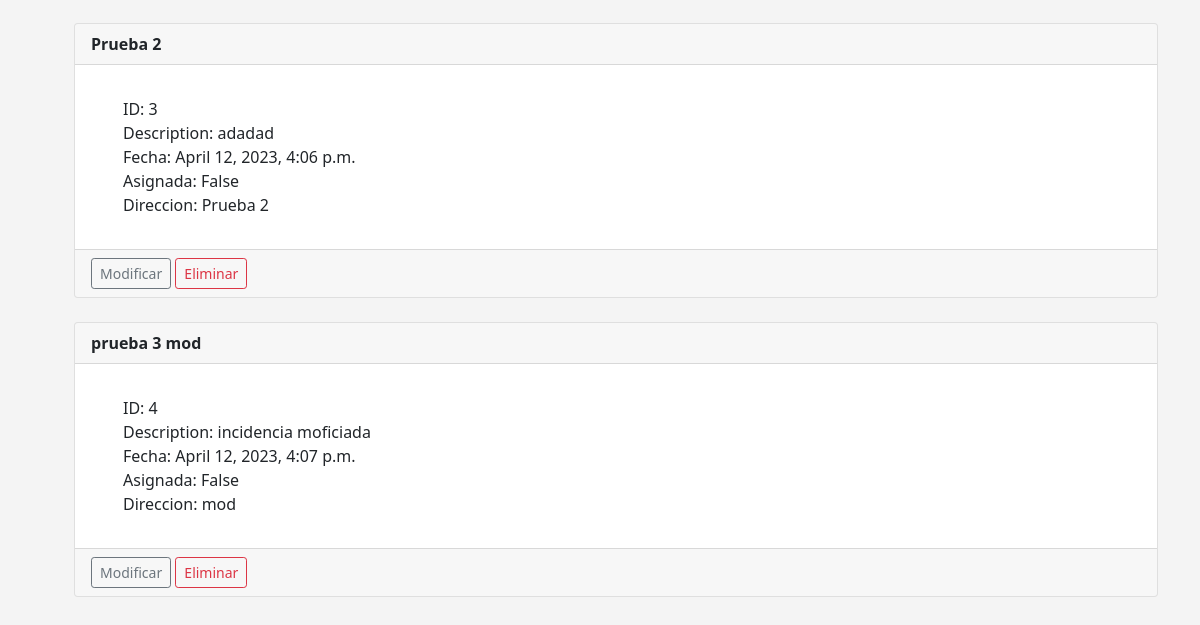
The page /incidencias (signed in, lower part) on the database as committed earlier.
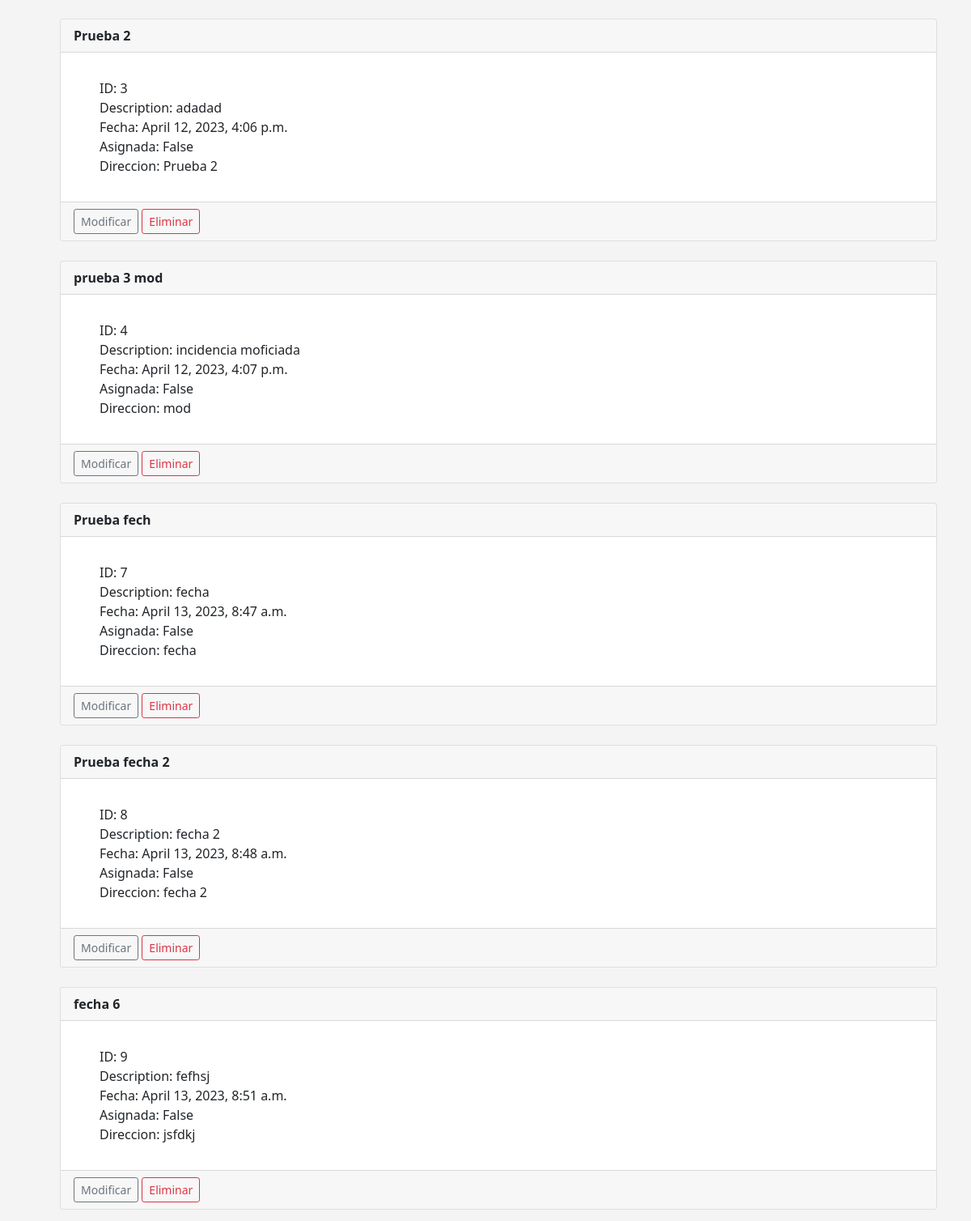
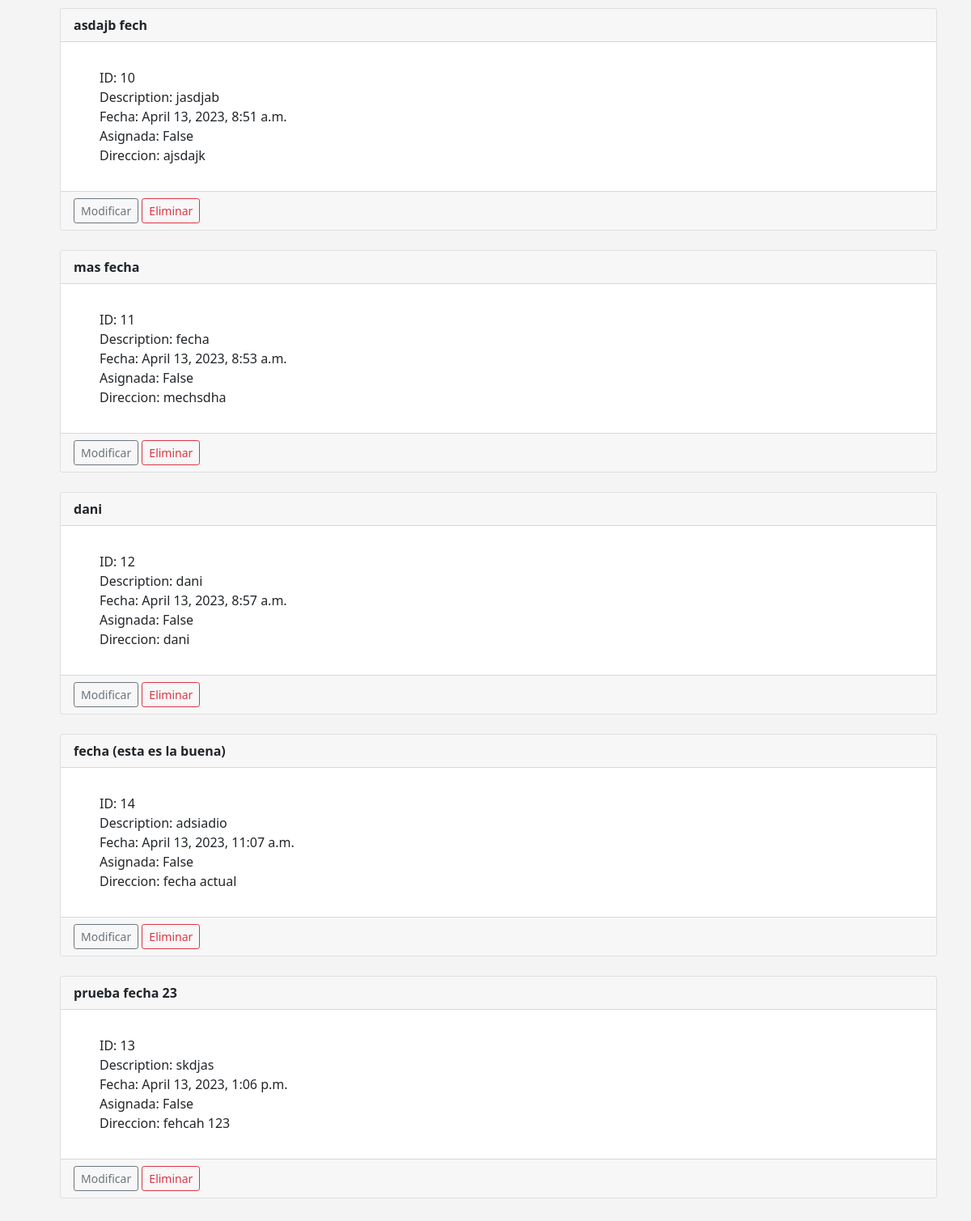
The same page on the database as committed later (2 pictures, top to bottom).
### app/models.py (models this page shows)
class Incidencia(models.Model):
    titulo_incidencia = models.CharField(max_length=255, null=True)
    desc_incidencia = models.TextField()
    fecha = models.DateTimeField(null=True, editable=True)
    asignada = models.BooleanField(default=False)
    direccion = models.CharField(max_length=255, null=True)
    cliente_id = models.ForeignKey(
        Usuario,
        related_name="incidencias",
        on_delete=models.CASCADE
   )

### app/views.py (the view)
# urls.py: path('incidencias', views.all_incidencias, name="mostrar-incidencias"),
def all_incidencias(request):
    incidencia_list = Incidencia.objects.all().order_by('fecha')
    template = loader.get_template('app/mostrar_incidencias.html')
    context = {
        'incidencia_list': incidencia_list
    }
    return HttpResponse(template.render(context, request))

### app/templates/app/mostrar_incidencias.html (shortened to what this page needs)
{% extends 'app/base.html' %}
{% block content %}
    {% if user.is_authenticated %}
    <br>
    <ul>
        {% for incidencia in incidencia_list %}
            {% if user == incidencia.cliente_id  %}
                <div class="card">
                    <div class="card-header">
                    <strong>{{ incidencia.titulo_incidencia }}</strong>
                    </div>
                    <div class="card-body">
                    <p class="card-text">
                        <ul>
                            <li>ID: {{ incidencia.id }}</li>
                            <li>Description: {{ incidencia.desc_incidencia }}</li>
                            <li>Fecha: {{ incidencia.fecha }}</li>
                            <li>Asignada: {{ incidencia.asignada }}</li>
                            <li>Direccion: {{ incidencia.direccion }}</li>
                        </ul>
                    </p>
                    </div>
                    <div class="card-footer">
                        {% if incidencia.asignada %}
                            <a class="btn btn-secondary btn-sm" title="No se puede modificar una incidencia asignada" disabled> Modificar </a>
                        {% else %}
                            <a href={% url 'app:update-incidencia' incidencia.id %} class="btn btn-outline-secondary btn-sm"> Modificar </a>
                        {% endif %}
                        <a href={% url 'app:delete-incidencia' incidencia.id %} class="btn btn-outline-danger btn-sm"> Eliminar </a>
                    </div>
                </div>
                <br>
            {% endif %}
        {% endfor %}
    {% endif %}
{% endblock %}

### app/templates/app/base.html (shortened to what this page needs)
{% load static %}
<!doctype html>
<html lang="en">
  <head>
    <link href="https://cdn.jsdelivr.net/npm/bootstrap@5.0.2/dist/css/bootstrap.min.css" rel="stylesheet">
  </head>
  <body>
    <br>
    <div class="container">
      {% block content %}
      {% endblock %}
    </div>
  </body>
</html>

### app/templates/app/base.html (style rules this page uses)
body { background: #f4f4f4 }

### app/templates/app/mostrar_incidencias.html (style rules this page uses)
ul li { list-style-type: none; }

Rows that differ between the two databases and show on the page:
added Incidencia: titulo_incidencia "Prueba fech", id "7", desc_incidencia "fecha", fecha "April 13, 2023, 8:47 a.m.", asignada "False", direccion "fecha", shows "Modificar"
added Incidencia: titulo_incidencia "Prueba fecha 2", id "8", desc_incidencia "fecha 2", fecha "April 13, 2023, 8:48 a.m.", asignada "False", direccion "fecha 2", shows "Modificar"
added Incidencia: titulo_incidencia "fecha 6", id "9", desc_incidencia "fefhsj", fecha "April 13, 2023, 8:51 a.m.", asignada "False", direccion "jsfdkj", shows "Modificar"
added Incidencia: titulo_incidencia "asdajb fech", id "10", desc_incidencia "jasdjab", fecha "April 13, 2023, 8:51 a.m.", asignada "False", direccion "ajsdajk", shows "Modificar"
added Incidencia: titulo_incidencia "mas fecha", id "11", desc_incidencia "fecha", fecha "April 13, 2023, 8:53 a.m.", asignada "False", direccion "mechsdha", shows "Modificar"
added Incidencia: titulo_incidencia "dani", id "12", desc_incidencia "dani", fecha "April 13, 2023, 8:57 a.m.", asignada "False", direccion "dani", shows "Modificar"
added Incidencia: titulo_incidencia "fecha (esta es la buena)", id "14", desc_incidencia "adsiadio", fecha "April 13, 2023, 11:07 a.m.", asignada "False", direccion "fecha actual", shows "Modificar"
added Incidencia: titulo_incidencia "prueba fecha 23", id "13", desc_incidencia "skdjas", fecha "April 13, 2023, 1:06 p.m.", asignada "False", direccion "fehcah 123", shows "Modificar"
